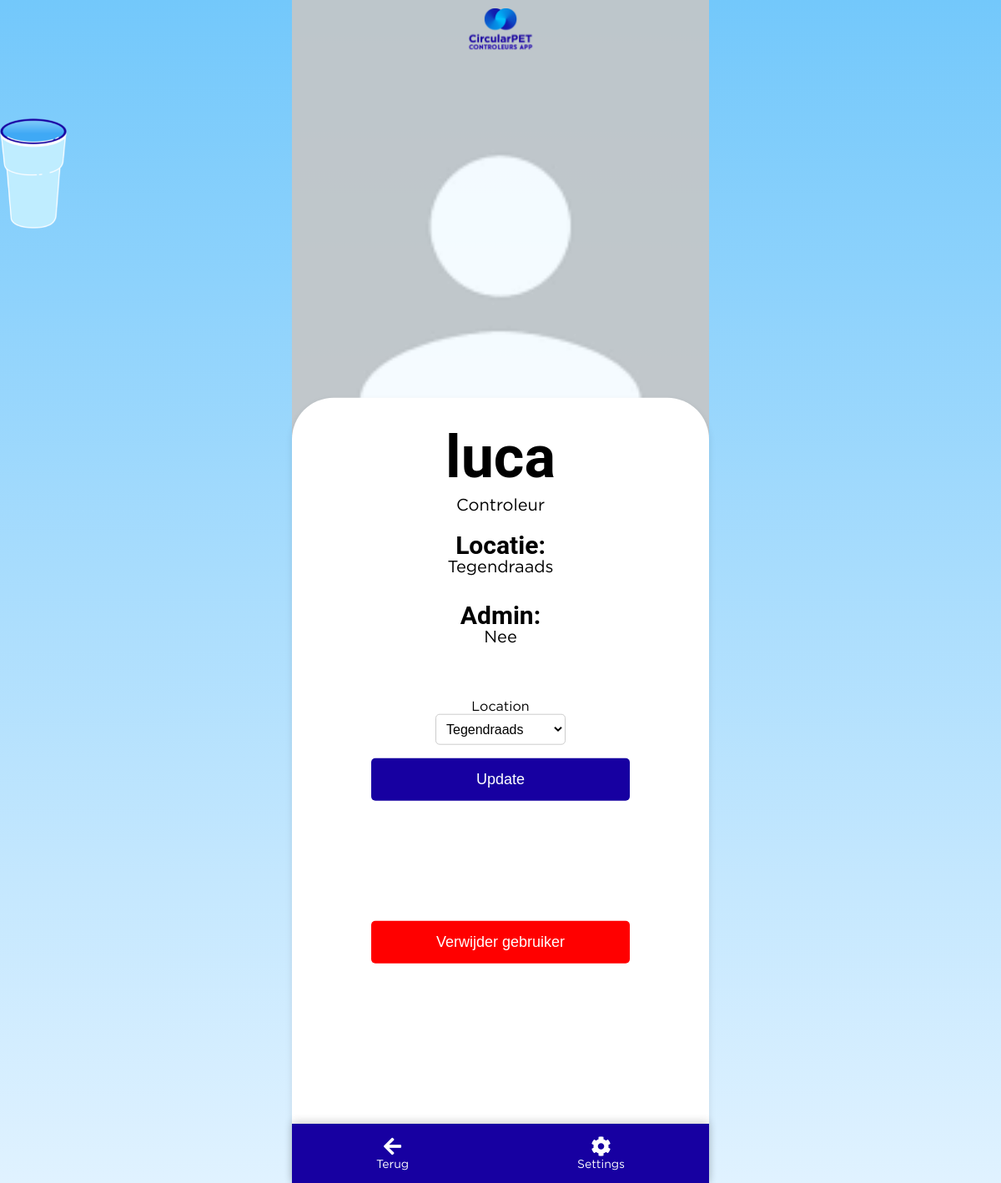
/user_dashboard/50, run on the app's committed database.
### app.py (models this page shows, shortened)
class User(db.Model, UserMixin):  # Extend User model with UserMixin
    id = db.Column(db.Integer, primary_key=True)
    username = db.Column(db.String(80), unique=True, nullable=False)
    password = db.Column(db.String(120), nullable=False)
    is_admin = db.Column(db.Boolean, default=False, nullable=False)
    location_id = db.Column(db.Integer, db.ForeignKey('location.id'), nullable=True)
    location = db.relationship('Location', backref=db.backref('users', lazy=True))
    group = db.Column(db.String(120), nullable=True)
    badges = db.Column(db.Integer, default=0)
    profile_picture = db.Column(db.String(255), nullable=True)
    email = db.Column(db.String(120), unique=True, nullable=False)  # New email field
    phone_number = db.Column(db.String(20), nullable=True)  # New phone number field
    has_accessed_briefing = db.Column(db.Boolean, default=False)

class Location(db.Model):
    id = db.Column(db.Integer, primary_key=True)
    name = db.Column(db.String(100), nullable=True)
    date = db.Column(db.Date, nullable=True)
    address = db.Column(db.String(200), nullable=True)
    start_time = db.Column(db.Time, nullable=True)
    amount_of_days = db.Column(db.Integer, nullable=True)
    website_links = db.Column(db.String(200), nullable=True)
    zakken = db.Column(db.Integer, nullable=False, default=0)
    bekers = db.Column(db.Integer, nullable=False, default=0)
    url = db.Column(db.String(500), nullable=True)
    map_image = db.Column(db.String(255))
    max_people = db.Column(db.Integer, nullable=False, default=10)
    closed = db.Column(db.Boolean, default=False)  # Ensure this line is included
    pdf_path = db.Column(db.String(255), nullable=True)  # Add this line

### app.py (the view, shortened to what this page needs)
@app.route('/user_dashboard/<int:user_id>', methods=['GET', 'POST'])
def user_dashboard(user_id):
    user = User.query.get_or_404(user_id)
    form = UserForm(obj=user)
    return render_template('user_dashboard.html', user=user, form=form)\

### app.py
class UserForm(FlaskForm):
    username = StringField('Username', validators=[DataRequired()])
    password = PasswordField('Password', validators=[DataRequired()])
    email = StringField('Email', validators=[DataRequired(), Email()])
    phone_number = StringField('Phone Number')
    location = QuerySelectField('Location', query_factory=lambda: Location.query, allow_blank=True, get_label='name')
    is_admin = BooleanField('Admin')
    submit = SubmitField('Update')

### templates/user_dashboard.html (shortened to what this page needs)
<html lang="en">
  <head>
    <link
      rel="stylesheet"
      href="{{ url_for('static', filename='main.css') }}"
    />
    <link
      rel="stylesheet"
      href="https://cdnjs.cloudflare.com/ajax/libs/font-awesome/5.15.1/css/all.min.css"
    />
  </head>
  <body>
    <img
      src="{{ url_for('static', filename='cup.png') }}"
      alt="Floating Cup"
      class="floating-cup"
    />
    <img
      src="{{ url_for('static', filename='logo.png') }}"
      alt="CircularPET Logo"
      class="logo2"
    />
    <img
      src="{{ user.profile_picture if user.profile_picture else url_for('static', filename='stock.png') }}"
      alt="Profile Picture"
      id="profilePic"
    />
    <div class="login-container bigger">
      <div class="login-form naame">
        <h2>{{ user.username }}</h2>
        {% if current_user.is_admin %}
        <h3>Admin</h3>
        {% else %}
        <h3>Controleur</h3>
        {% endif %}
        <h5>Locatie:</h5>
        <p>{{ user.location.name if user.location else 'Geen' }}</p>
        <h5>Admin:</h5>
        <p>{{ 'Ja' if user.is_admin else 'Nee' }}</p>
        <form
          class="blij"
          method="POST"
          action="{{ url_for('assign_location', user_id=user.id) }}"
        >
          {{ form.hidden_tag() }} <br />
          <div>
            {{ form.location.label }} <br />
            {{ form.location() }}
          </div>
          <br />
          <div>{{ form.submit() }}</div>
        </form>
        <br />
        <form
          class="blij"
          method="POST"
          action="{{ url_for('delete_user', id=user.id) }}"
          style="margin-top: 20px"
        >
          <input
            type="submit"
            value="Verwijder gebruiker"
            onclick="return confirm('Weet je dat zeker?');"
            style="background-color: red"
          />
        </form>
        <br />
        <form
          class="toggle-admin"
          method="POST"
          action="{{ url_for('toggle_admin', user_id=user.id) }}"
        >
        </form>
      </div>
    </div>
    <div class="bottom-navbar">
      <a href="javascript:history.back()" class="nav-item"
        ><i class="fas fa-arrow-left"></i><span>Terug</span></a
      >
      <a href="#settings" class="nav-item"
        ><i class="fas fa-cog"></i><span>Settings</span></a
      >
    </div>
  </body>
</html>

### static/main.css (style rules this page uses)
:root { --pc: #1700a1; --cs: #ff8547; --bc: #fff; }
:root { --bar-color: #1700a1; --container-color: #ff8547; }
body { font-family: "Roboto", sans-serif; background: linear-gradient(to bottom, #73c8fb 0%, #e0f2ff 100%); margin: 0; padding: 0; display: flex; height: 100vh; align-items: center; flex-wrap: wrap; justify-content: center; overflow-x: hidden; }
.login-container { text-align: center; background-color: var(--bc); padding: 20px; border-radius: 10px; box-shadow: 0 4px 8px rgba(0, 0, 0, 0.1); height: 350px; }
.bigger { height: 70vh; position: absolute !important; top: 70vh; left: 50%; transform: translate(-50%, -50%); width: 93% !important; border-radius: 50px; overflow-x: hidden; }
.blij { height: 200px !important; }
.naame { width: 100% !important; }
.naame h2 { width: 100%; font-size: 70px; margin-top: 10px; }
.naame h3 { margin-top: -50px; color: black; font-weight: 400; font-size: 20px; }
.naame p { font-size: 20px; margin: 0; margin-bottom: 30px; }
.naame h5 { font-size: 30px; font-weight: 900px; margin: 0; }
.login-form form { margin: 0 auto; margin-bottom: 20px; width: 310px; }
.login-form input[type="submit"] { width: 100%; padding: 15px; border: none; border-radius: 5px; background-color: var(--pc); color: white; font-size: 18px; cursor: pointer; transition: background-color 0.3s ease; }
.logo2 { position: absolute; top: 10px; width: 90px; position: fixed; z-index: 1000; }
::placeholder { color: #888; }
.floating-cup { position: fixed; top: 10%; left: 0%; width: 80px; height: auto; animation: floatAnimation 6s ease-in-out infinite; z-index: 1; }
.login-container { position: relative; z-index: 1; }
form { background: #fff; padding: 20px; border-radius: 10px; display: inline-block; }
form label, form select, form input[type="submit"] { font-size: 1em; }
form select { padding: 0.5em; border: 1px solid #ccc; border-radius: 5px; background-color: var(--bc); }
form input[type="submit"] { padding: 0.5em 1em; border: none; border-radius: 15px 15px 0px 0px; background-color: var(--cs); color: white; cursor: pointer; transition: background-color 0.3s ease; margin-top: 0; }
.login-container.bigger { max-width: 460px; }
#profilePic { position: absolute; top: 0%; left: 50%; transform: translate(-50%, 0%); width: 100vw; height: 50vh; object-fit: cover; opacity: 0.9; cursor: pointer; max-width: 500px; }
.bottom-navbar { position: fixed; bottom: 0; width: 100%; box-shadow: 0 -2px 10px rgba(0, 0, 0, 0.2); background-color: var(--pc); display: flex; justify-content: space-around; padding: 15px 0; z-index: 998; max-width: 500px; }
.nav-item { text-decoration: none; color: var(--bc); text-align: center; transition: transform 0.2s; }
.nav-item i { display: block; margin: 0 auto; font-size: 24px; transition: color 0.2s; cursor: pointer; }
.nav-item span { display: block; font-size: 14px; margin-top: 4px; }
input[type="submit"] { padding: 15px 20px; font-size: 18px; margin-top: 10px; width: 100%; }
input[type="text"], input[type="password"], input[type="submit"] { font-size: 16px; }

### data on the page
User: username "luca", is_admin "Nee"
Location: location "Tegendraads"
